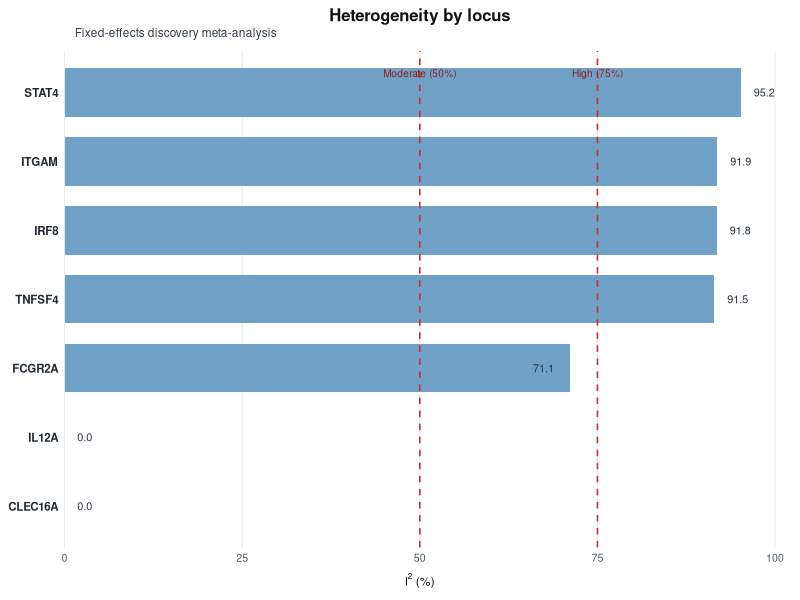
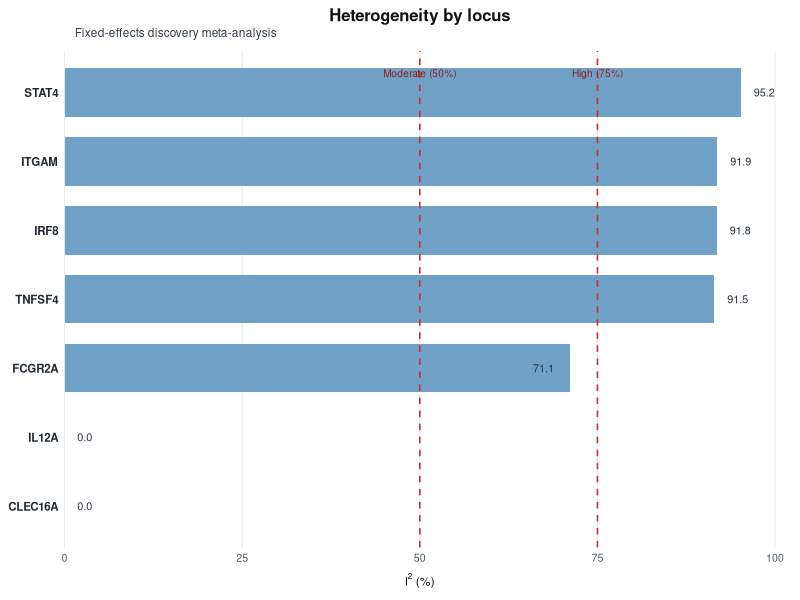
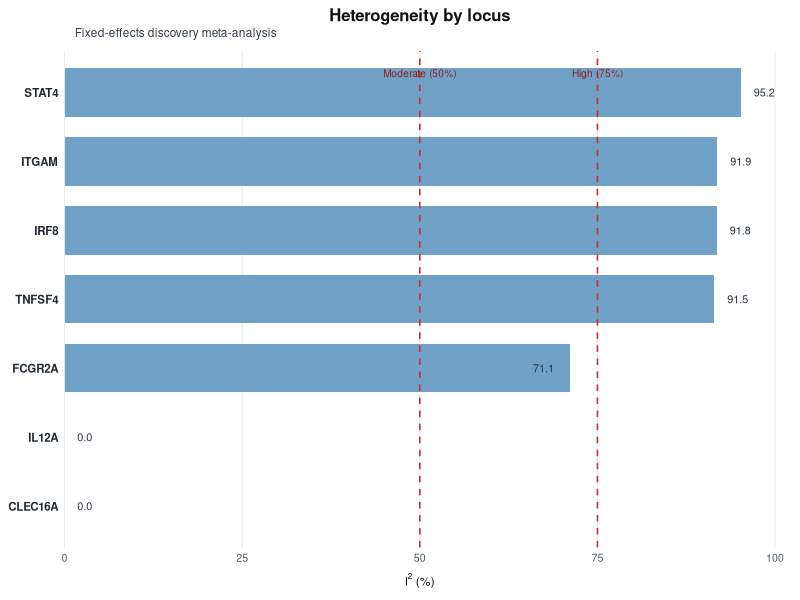
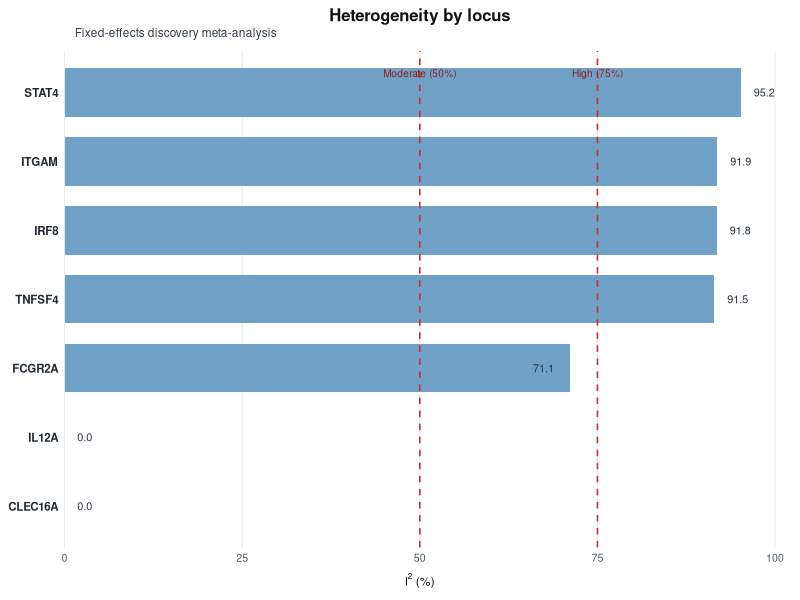

These charts were generated, in order, by the following R code:
#!/usr/bin/env Rscript

suppressPackageStartupMessages({
  library(data.table)
  library(ggplot2)
})

out_dir <- "SLE_submission"
dir.create(out_dir, showWarnings = FALSE)

dt <- fread("results/Supplementary_Table_2.tsv")
setnames(dt, "I²", "I2")

gene_map <- data.table(
  RSID = c(
    "rs4853458", "rs34572943", "rs13332649", "rs10912578",
    "rs6671847", "rs2647928", "rs12928726"
  ),
  Locus = c("STAT4", "ITGAM", "IRF8", "TNFSF4", "FCGR2A", "IL12A", "CLEC16A"),
  Display_order = 1:7
)

plot_dt <- merge(gene_map, dt, by = "RSID", all.x = TRUE, sort = FALSE)
setorder(plot_dt, Display_order)
plot_dt[, Locus := factor(Locus, levels = rev(Locus))]
plot_dt[, I2_label := ifelse(I2 > 0, sprintf("%.1f", I2), "0.0")]
plot_dt[, label_x := fifelse(I2 >= 85, I2 + 1.8, fifelse(I2 > 60, I2 - 2.2, 1.8))]
plot_dt[, label_hjust := fifelse(I2 > 60 & I2 < 85, 1, 0)]

p <- ggplot(plot_dt, aes(x = I2, y = Locus)) +
  geom_col(width = 0.70, fill = "#6f9fc6", color = NA, alpha = 0.98) +
  geom_vline(
    xintercept = c(50, 75),
    linetype = "dashed",
    linewidth = 0.55,
    color = "#cc2f32"
  ) +
  annotate(
    "text",
    x = 50,
    y = 7.28,
    label = "Moderate (50%)",
    size = 2.55,
    color = "#8b1e24",
    family = "sans"
  ) +
  annotate(
    "text",
    x = 75,
    y = 7.28,
    label = "High (75%)",
    size = 2.55,
    color = "#8b1e24",
    family = "sans"
  ) +
  geom_text(
    aes(x = label_x, label = I2_label, hjust = label_hjust),
    size = 2.75,
    color = "#26323f",
    family = "sans"
  ) +
  scale_x_continuous(
    limits = c(0, 100),
    breaks = seq(0, 100, 25),
    expand = c(0, 0)
  ) +
  labs(
    title = "Heterogeneity by locus",
    subtitle = "Fixed-effects discovery meta-analysis",
    x = expression(I^2~"(%)"),
    y = NULL
  ) +
  coord_cartesian(clip = "off") +
  theme_minimal(base_size = 10) +
  theme(
    plot.background = element_rect(fill = "white", color = NA),
    panel.background = element_rect(fill = "white", color = NA),
    plot.title = element_text(
      size = 12,
      face = "bold",
      hjust = 0.5,
      color = "#111111",
      margin = margin(b = 2)
    ),
    plot.subtitle = element_text(
      size = 8.5,
      hjust = 0.02,
      color = "#2f3a45",
      margin = margin(b = 8)
    ),
    panel.grid.major.y = element_blank(),
    panel.grid.minor = element_blank(),
    panel.grid.major.x = element_line(color = "#e7ebef", linewidth = 0.35),
    axis.text.y = element_text(size = 8.3, color = "#1f2933", face = "bold"),
    axis.text.x = element_text(size = 7.6, color = "#4b5563"),
    axis.title.x = element_text(size = 8.6, color = "#111111", face = "bold", margin = margin(t = 6)),
    plot.margin = margin(6, 18, 6, 6)
  )

base <- "figures/Supplementary_Figure_3"
ggsave(paste0(base, ".png"), p, width = 6.2, height = 4.2, dpi = 600, bg = "white")
ggsave(paste0(base, ".tiff"), p, width = 6.2, height = 4.2, dpi = 600, bg = "white", compression = "lzw")
cat("Saved SA1 heterogeneity figure to SLE_submission at 600 dpi\n")

# Also emit at the geometry used in the supplementary document (4.9 x 6.2 in
# portrait = 2940 x 3720 at 600 dpi) so the standalone file is a drop-in
# replacement for the embedded copy.
sa1 <- "SLE_submission/Supplementary_Figure_SA1_heterogeneity_600dpi"
ggsave(paste0(sa1, ".png"), p, width = 4.9, height = 6.2, dpi = 600, bg = "white")
ggsave(paste0(sa1, ".tiff"), p, width = 4.9, height = 6.2, dpi = 600, bg = "white", compression = "lzw")
cat("Also wrote portrait SA1 files matching the document geometry\n")
